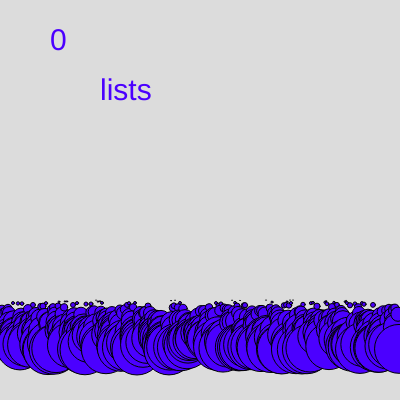
Frame 1 (no input)
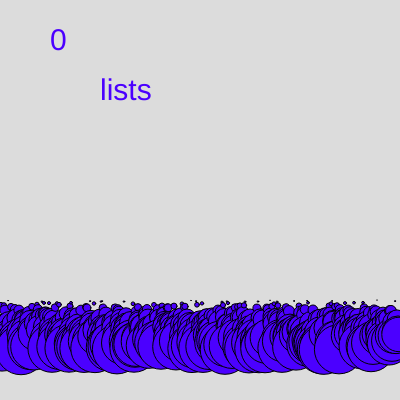
Frame 60 (no input)
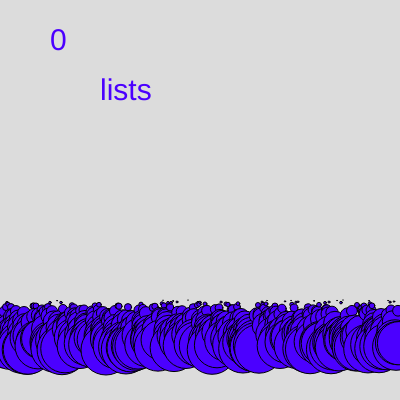
Frame 120 (the mouse pressed at the canvas centre since frame 60)

The p5.js sketch that drew these frames (run headless with seeded random() and noise() and a simulated clock; from frame 60 on, the mouse is pressed at the canvas centre):

// p5.js sketch
// ── sketch.js
let rgb = [0, 0, 255];
let words = ["arrays", "are", "arrays", 'lists'];
let select = 0;

function setup() {
  createCanvas(400, 400);
}

function draw() {
  background(220);
 
 if (select == 0){
rgb =[75, 0, 255]

 } else
  rgb = [0,255,0]

  fill(rgb)
  let i = 1;
  while(i<400){
    let r = random (50);
circle(i, r+300, r);
i++;
  }
  textSize(30);
  text(select, 50,50)
  text(words[3],100,100)
  console.log(words.length);
}

function mouseClicked(){
  if (select == 0){
select = 1 ;
  }else{
select = 0;

  }
}
